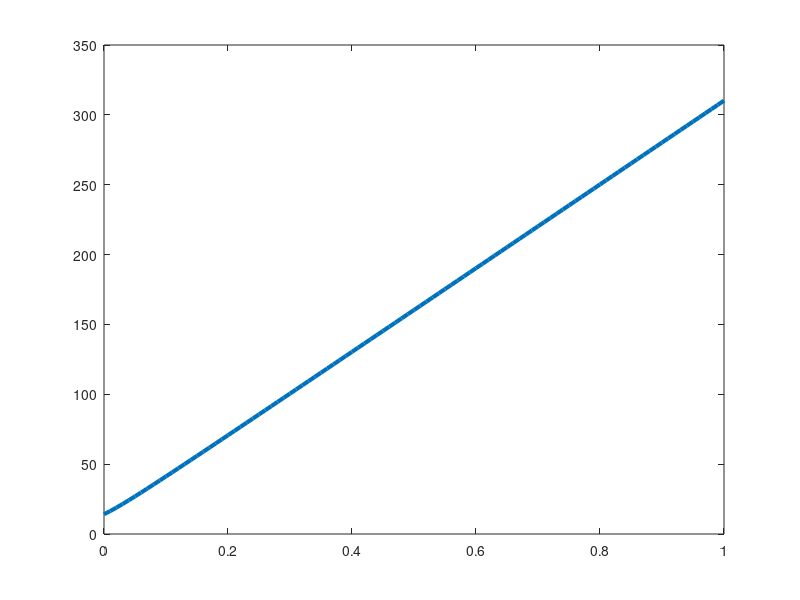

The MATLAB source for this figure: (Note: this script raises an error after producing the figure.)
clear variables; close all; clc

positionX0	= [10; 10];		% km
timeStamps	= 0:0.01:1;		% hr

velocityV	= [300; 0];		% km/hr
positionX(1, :)	= positionX0(1) + timeStamps*velocityV(1);
positionX(2, :)	= positionX0(2) + timeStamps*velocityV(2);

rangeTrue	= (positionX(1, :).^2 + positionX(2, :).^2).^(0.5);
bearTrue	= atan2(positionX(2, :), positionX(1, :));

vNoiseRange	= (0.3)*randn(1, length(timeStamps));							% Range error std. dev. is 0.3 km
vNoiseBear	= (2*pi/180)*randn(1, length(timeStamps));						% Bearing error std. dev. is 2 deg
zRange		= rangeTrue + vNoiseRange;
zBear		= bearTrue + vNoiseBear;


save data_2D_RT_tracker.mat zRange zBear timeStamps rangeTrue bearTrue

fig1= figure;
plot(timeStamps, rangeTrue, 'LineWidth', 3);% , timeStamps, zRange);
ax1	= gca;
make_nice_figures(fig1, ax1, 18, [], 'Time', 'Range', 'Range', [],[],[],[]);
return

fig2= figure;
plot(timeStamps, bearTrue*180/pi, timeStamps, zBear*180/pi);
ax2	= gca;
make_nice_figures(fig2, ax2, 18, [], 'Time', 'Bearing (deg)', 'Bearing', [],[],[],[]);
